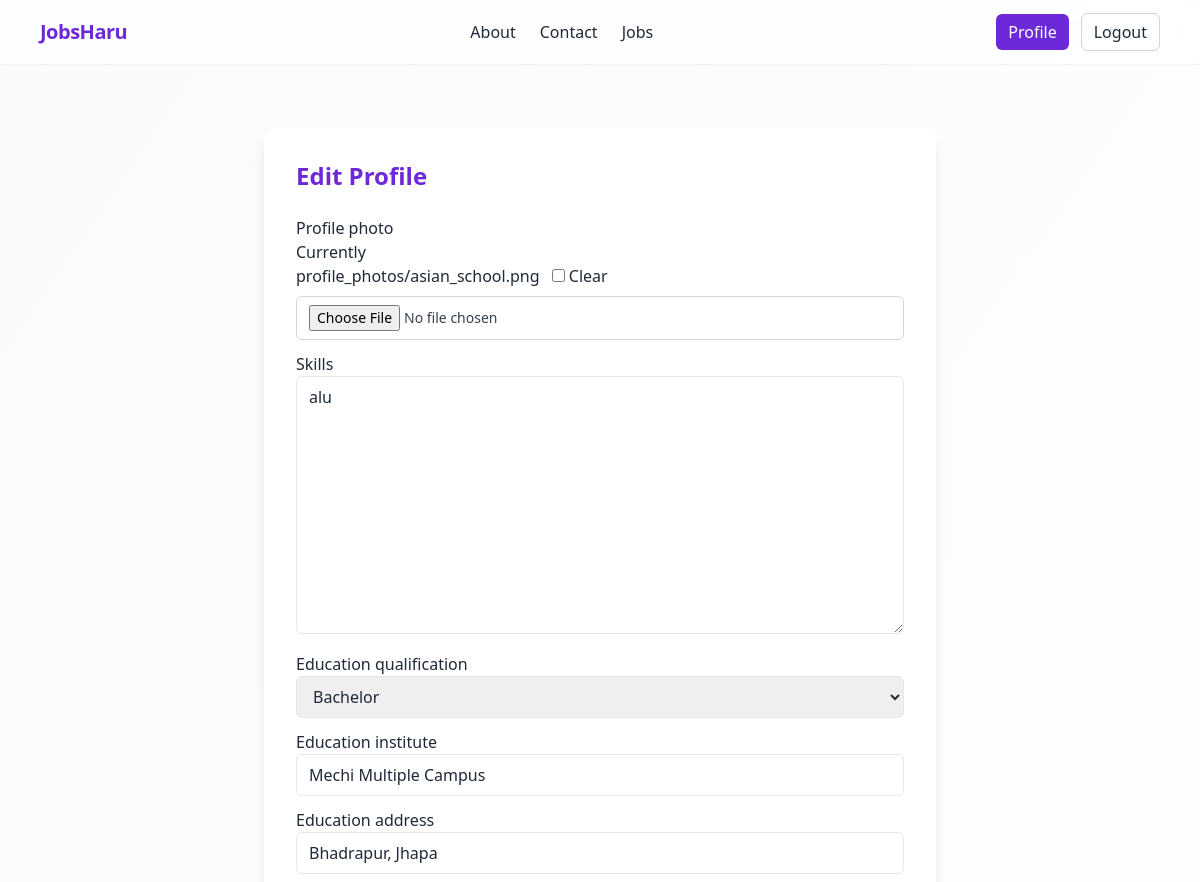
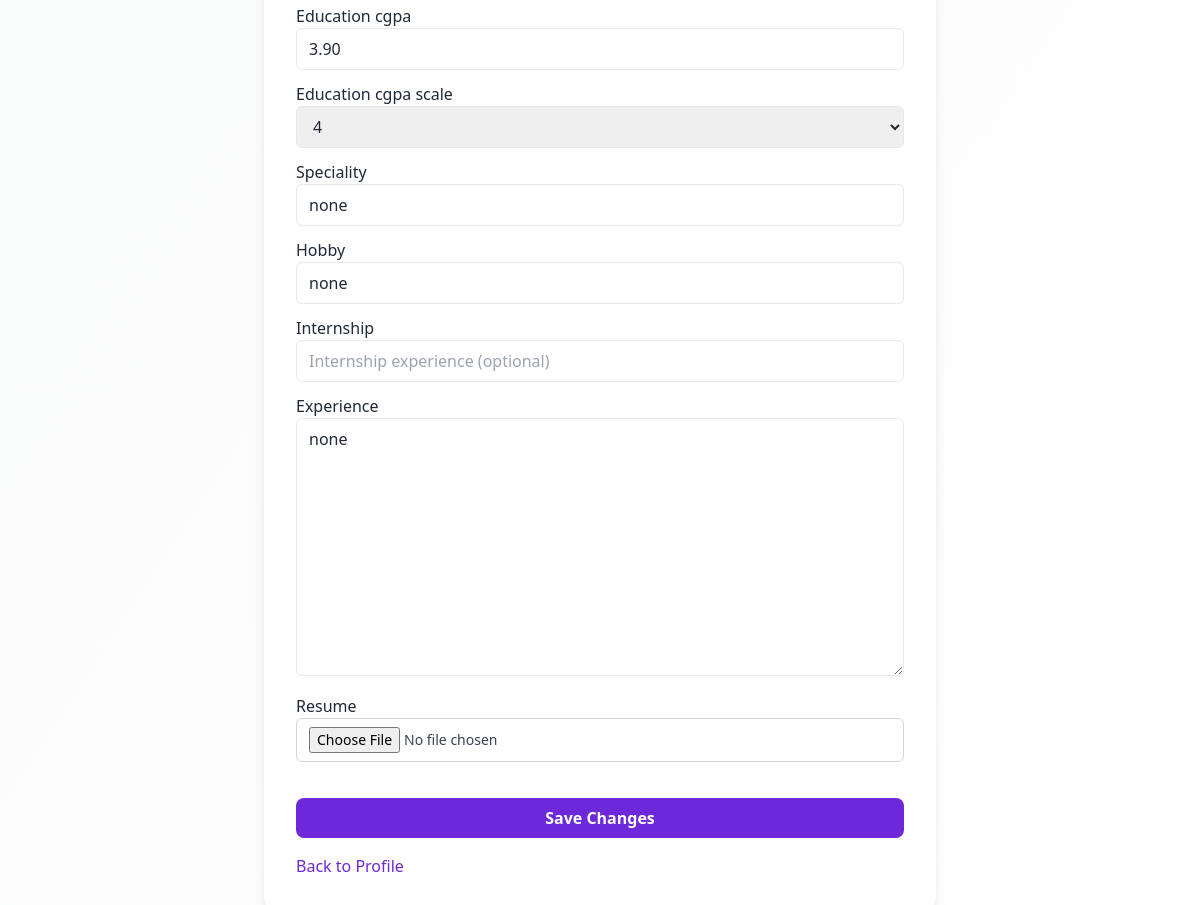
Page /users/profile/edit/ (signed in) on the committed database (2 pictures, top to bottom).
### users/models.py (models this page shows, shortened)
class User(AbstractUser):
    class UserType(models.TextChoices):
        ORGANIZATION = "ORG", "Organization"
        APPLICANT = "APP", "Job Applier"
    user_type = models.CharField(
        max_length=3,
        choices=UserType.choices,
        default=UserType.APPLICANT,
    )
    organization_name = models.CharField(max_length=255, blank=True)
    organization_website = models.URLField(blank=True)
    organization_photo = models.ImageField(upload_to="organization_photos/", blank=True, null=True)
    profile_photo = models.ImageField(upload_to="profile_photos/", blank=True, null=True)
    resume = models.FileField(upload_to="resumes/", blank=True, null=True)
    skills = models.TextField(blank=True)
    education_qualification = models.CharField(max_length=100, blank=True)
    education_institute = models.CharField(max_length=255, blank=True)
    education_address = models.CharField(max_length=255, blank=True)
    education_cgpa = models.DecimalField(max_digits=4, decimal_places=2, blank=True, null=True)
    education_cgpa_scale = models.CharField(max_length=10, blank=True)
    speciality = models.CharField(max_length=255, blank=True)
    hobby = models.CharField(max_length=255, blank=True)
    experience = models.TextField(blank=True)
    internship = models.TextField(blank=True)

### users/views.py (the view)
# urls.py: path("profile/edit/", profile_edit, name="profile_edit"),
@login_required
def profile_edit(request):
    user = request.user
    if user.user_type != user.UserType.APPLICANT:
        return redirect("users:profile")
    if request.method == "POST":
        form = ApplicantProfileEditForm(request.POST, request.FILES, instance=user)
        if form.is_valid():
            form.save()
            return redirect("users:profile")
    else:
        form = ApplicantProfileEditForm(instance=user)
    return render(request, "users/profile_edit.html", {"form": form})

### users/templates/users/profile_edit.html (shortened to what this page needs)
{% extends "base.html" %}
{% load crispy_forms_tags %}
{% block content %}
<div class="max-w-2xl mx-auto bg-white rounded-xl shadow-lg p-8 mt-8">
  <h1 class="text-2xl font-bold text-primary mb-6">Edit Profile</h1>
  <form method="post" enctype="multipart/form-data">
    {{ form|crispy }}
    <button type="submit" class="mt-6 w-full py-2 px-4 bg-primary text-white font-semibold rounded-lg hover:bg-purple-700 transition">Save Changes</button>
  </form>
  <a href="{% url 'users:profile' %}" class="block mt-4 text-primary hover:underline">Back to Profile</a>
</div>
{% endblock %}

### rows in the picture
User: skills "alu", education_qualification "Bachelor", education_institute "Mechi Multiple Campus", education_address "Bhadrapur, Jhapa", education_cgpa "3.90", education_cgpa_scale "4", speciality "none", hobby "none", experience "none"
